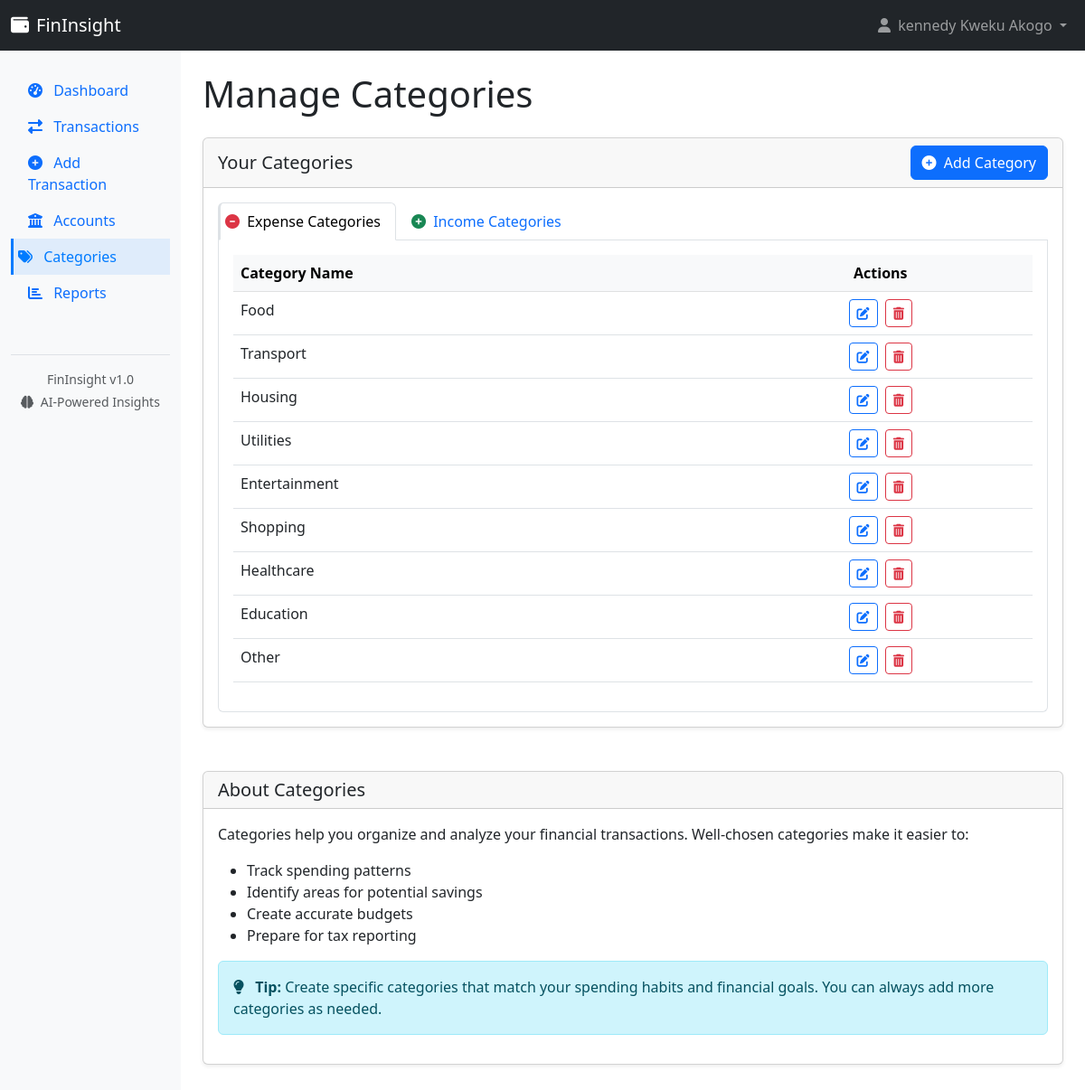
/categories (signed in), run on the app's committed database.
### app.py (models this page shows)
class User(UserMixin, db.Model):
    id = db.Column(db.Integer, primary_key=True)
    username = db.Column(db.String(100), unique=True, nullable=False)
    email = db.Column(db.String(100), unique=True, nullable=False)
    password = db.Column(db.String(200), nullable=False)
    name = db.Column(db.String(100), nullable=False)
    date_registered = db.Column(db.DateTime, default=datetime.utcnow)
    accounts = db.relationship('Account', backref='owner', lazy=True)
    categories = db.relationship('Category', backref='owner', lazy=True)
    transactions = db.relationship('Transaction', backref='user', lazy=True)

class Category(db.Model):
    id = db.Column(db.Integer, primary_key=True)
    name = db.Column(db.String(100), nullable=False)
    type = db.Column(db.String(10), nullable=False)  # 'income' or 'expense'
    user_id = db.Column(db.Integer, db.ForeignKey('user.id'), nullable=False)
    transactions = db.relationship('Transaction', backref='category', lazy=True)

### app.py (the view)
@app.route('/categories')
@login_required
def categories():
    expense_categories = Category.query.filter_by(user_id=current_user.id, type='expense').all()
    income_categories = Category.query.filter_by(user_id=current_user.id, type='income').all()
    return render_template('categories.html',
                          expense_categories=expense_categories,
                          income_categories=income_categories)

### app.py (called while the page is built)
@login_manager.user_loader
def load_user(user_id):
    return User.query.get(int(user_id))

### templates/categories.html (shortened to what this page needs)
{% extends "layout.html" %}
{% block content %}
<h1 class="mb-4">Manage Categories</h1>
<div class="row">
    <div class="col-md-12 mb-4">
        <div class="card">
            <div class="card-header d-flex justify-content-between align-items-center">
                <h5 class="mb-0">Your Categories</h5>
                <a href="{{ url_for('add_category') }}" class="btn btn-primary">
                    <i class="fas fa-plus-circle me-1"></i> Add Category
                </a>
            </div>
            <div class="card-body">
                <ul class="nav nav-tabs" id="categoriesTabs" role="tablist">
                    <li class="nav-item" role="presentation">
                        <button class="nav-link active" id="expense-tab" data-bs-toggle="tab" data-bs-target="#expense-categories-tab" type="button" role="tab">
                            <i class="fas fa-minus-circle text-danger me-1"></i> Expense Categories
                        </button>
                    </li>
                    <li class="nav-item" role="presentation">
                        <button class="nav-link" id="income-tab" data-bs-toggle="tab" data-bs-target="#income-categories-tab" type="button" role="tab">
                            <i class="fas fa-plus-circle text-success me-1"></i> Income Categories
                        </button>
                    </li>
                </ul>
                <div class="tab-content p-3 border border-top-0 rounded-bottom">
                    <div class="tab-pane fade show active" id="expense-categories-tab" role="tabpanel">
                        {% if expense_categories %}
                        <div class="table-responsive">
                            <table class="table table-hover">
                                <thead class="table-light">
                                    <tr>
                                        <th>Category Name</th>
                                        <th class="text-center">Actions</th>
                                    </tr>
                                </thead>
                                <tbody>
                                    {% for category in expense_categories %}
                                    <tr>
                                        <td>{{ category.name }}</td>
                                        <td class="text-center">
                                            <a href="{{ url_for('update_category', category_id=category.id) }}" class="btn btn-sm btn-outline-primary me-1">
                                                <i class="fas fa-edit"></i>
                                            </a>
                                            <button type="button" class="btn btn-sm btn-outline-danger"
                                                    data-bs-toggle="modal"
                                                    data-bs-target="#deleteCategoryModal{{ category.id }}">
                                                <i class="fas fa-trash-alt"></i>
                                            </button>
                                        </td>
                                    </tr>
                                    {% endfor %}
                                </tbody>
                            </table>
                        </div>
                        {% else %}
                        <div class="alert alert-info">
                            <i class="fas fa-info-circle me-2"></i> No expense categories found. Add your first category.
                        </div>
                        {% endif %}
                    </div>
                </div>
            </div>
        </div>
    </div>
</div>
<div class="row">
    <div class="col-md-12">
        <div class="card">
            <div class="card-header">
                <h5 class="mb-0">About Categories</h5>
            </div>
            <div class="card-body">
                <p>
                    Categories help you organize and analyze your financial transactions. Well-chosen categories make it easier to:
                </p>
                <ul>
                    <li>Track spending patterns</li>
                    <li>Identify areas for potential savings</li>
                    <li>Create accurate budgets</li>
                    <li>Prepare for tax reporting</li>
                </ul>
                <div class="alert alert-info">
                    <i class="fas fa-lightbulb me-2"></i>
                    <strong>Tip:</strong> Create specific categories that match your spending habits and financial goals. You can always add more categories as needed.
                </div>
            </div>
        </div>
    </div>
</div>
{% endblock %}

### templates/layout.html (shortened to what this page needs)
<!DOCTYPE html>
<html lang="en">
<head>
    <link href="https://cdn.jsdelivr.net/npm/bootstrap@5.3.0-alpha1/dist/css/bootstrap.min.css" rel="stylesheet">
    <link rel="stylesheet" href="https://cdnjs.cloudflare.com/ajax/libs/font-awesome/6.3.0/css/all.min.css">
</head>
<body>
    {% if current_user.is_authenticated %}
    <nav class="navbar navbar-expand-lg navbar-dark bg-dark">
        <div class="container-fluid">
            <a class="navbar-brand" href="{{ url_for('dashboard') }}">
                <i class="fas fa-wallet me-2"></i>FinInsight
            </a>
            <div class="collapse navbar-collapse" id="navbarNav">
                <ul class="navbar-nav ms-auto">
                    <li class="nav-item dropdown">
                        <a class="nav-link dropdown-toggle" href="#" id="navbarDropdown" role="button" data-bs-toggle="dropdown">
                            <i class="fas fa-user me-1"></i> {{ current_user.name }}
                        </a>
                    </li>
                </ul>
            </div>
        </div>
    </nav>
    <div class="container-fluid">
        <div class="row">
            <div class="col-md-3 col-lg-2 d-md-block sidebar" id="sidebar">
                <div class="sidebar-sticky">
                    <ul class="nav flex-column">
                        <li class="nav-item">
                            <a class="nav-link {% if request.path == url_for('dashboard') %}active{% endif %}" href="{{ url_for('dashboard') }}">
                                <i class="fas fa-tachometer-alt me-2"></i> Dashboard
                            </a>
                        </li>
                        <li class="nav-item">
                            <a class="nav-link {% if request.path == url_for('transactions') %}active{% endif %}" href="{{ url_for('transactions') }}">
                                <i class="fas fa-exchange-alt me-2"></i> Transactions
                            </a>
                        </li>
                        <li class="nav-item">
                            <a class="nav-link {% if request.path == url_for('add_transaction') %}active{% endif %}" href="{{ url_for('add_transaction') }}">
                                <i class="fas fa-plus-circle me-2"></i> Add Transaction
                            </a>
                        </li>
                        <li class="nav-item">
                            <a class="nav-link {% if request.path == url_for('accounts') %}active{% endif %}" href="{{ url_for('accounts') }}">
                                <i class="fas fa-university me-2"></i> Accounts
                            </a>
                        </li>
                        <li class="nav-item">
                            <a class="nav-link {% if request.path == url_for('categories') %}active{% endif %}" href="{{ url_for('categories') }}">
                                <i class="fas fa-tags me-2"></i> Categories
                            </a>
                        </li>
                        <li class="nav-item">
                            <a class="nav-link {% if request.path == url_for('report') %}active{% endif %}" href="{{ url_for('report') }}">
                                <i class="fas fa-chart-bar me-2"></i> Reports
                            </a>
                        </li>
                    </ul>
                    <div class="mt-5 pt-3 border-top text-center text-muted small">
                        <p class="mb-1">FinInsight v1.0</p>
                        <p><i class="fas fa-brain me-1"></i> AI-Powered Insights</p>
                    </div>
                </div>
            </div>
            <main class="col-md-9 ms-sm-auto col-lg-10 px-md-4 content content-wrapper" id="content">
                {% block content %}{% endblock %}
            </main>
        </div>
    </div>
    {% endif %}
</body>
</html>

### templates/layout.html (style rules this page uses)
.sidebar { min-height: calc(100vh - 56px); background-color: #f8f9fa; padding-top: 1rem; }
.sidebar-sticky { position: sticky; top: 0; height: calc(100vh - 56px); padding-top: 0.5rem; overflow-x: hidden; overflow-y: auto; }
.content { padding: 1.5rem; }
.card { margin-bottom: 1.5rem; box-shadow: 0 0.125rem 0.25rem rgba(0, 0, 0, 0.075); }
.nav-link.active { color: #007bff; background-color: rgba(0, 123, 255, 0.1); border-left: 3px solid #007bff; padding-left: calc(0.5rem - 3px); }
.nav-link { padding: 0.5rem 1rem; border-left: 3px solid transparent; }

### data on the page
User: name "kennedy Kweku Akogo"
Category: name "Food"
Category: name "Transport"
Category: name "Housing"
Category: name "Utilities"
Category: name "Entertainment"
Category: name "Shopping"
Category: name "Healthcare"
Category: name "Education"
Category: name "Other"
